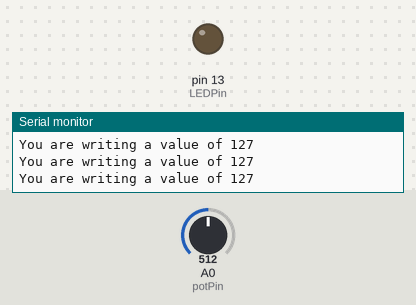
Recording of a sketch running on a simulated Arduino Uno, built with avr-gcc and run on an emulated ATmega328P. Parts: output pins drawn as LEDs (lit = HIGH), the last lines printed to the serial monitor. The test bench sets the inputs (shaded band); at power-on: A0 (potPin) = 512.

Above: at 1.2 s.
1.3 s: A0 (potPin) set to 523
At 2.3 s:
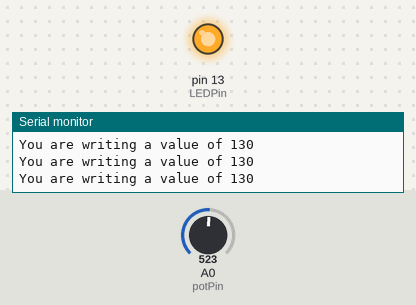
2.8 s: A0 (potPin) set to 511
At 3.3 s:
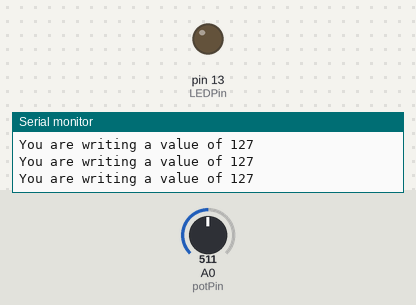
5.8 s: A0 (potPin) set to 716
At 6.6 s:
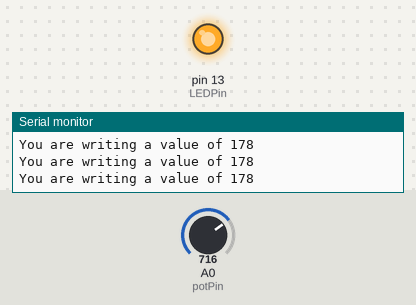
Timing chart, 0 to 8.8 s (numbered marks = the images above; inputs shaded):
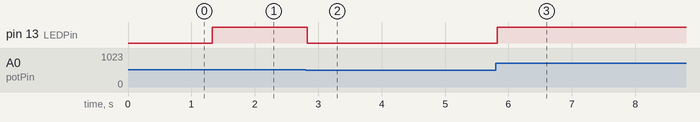

Measured:
- the behaviour switches between 513 and 514 on A0 (potPin) (found by bisection; images 0 and 1)
- after the input at 1.3 s, pin 13 (LEDPin): LOW → HIGH at once
- after the input at 2.8 s, pin 13 (LEDPin): HIGH → LOW at once
- after the input at 5.8 s, pin 13 (LEDPin): LOW → HIGH at once

The sketch:

potentiometer.ino
```cpp
int potPin= A0;  //Declare potPin to be analog pin A0
int LEDPin= 13;  // Declare LEDPin to be arduino pin 9
int readValue;  // Use this variable to read Potentiometer
int writeValue; // Use this variable for writing to LED

void setup() {
  pinMode(potPin, INPUT);  //set potPin to be an input
  pinMode(LEDPin, OUTPUT); //set LEDPin to be an OUTPUT
  Serial.begin(9600);      // turn on Serial Port
}

void loop() {

 readValue = analogRead(potPin);  //Read the voltage on the Potentiometer
 writeValue = (255./1023.) * readValue; //Calculate Write Value for LED
 analogWrite(LEDPin, writeValue);      //Write to the LED
 Serial.print("You are writing a value of ");  //for debugging print your values
 Serial.println(writeValue);

}
```
